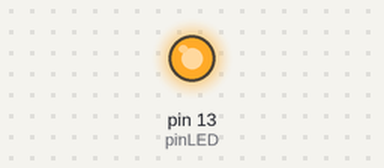
The sketch below on a simulated Arduino Uno, built with avr-gcc and run on an emulated ATmega328P. Shown: output pins drawn as LEDs (lit = HIGH). What the sketch prints to the serial monitor is not drawn.

Above: at 0.1 s.
Timing chart, 0 to 1.6 s (numbered marks = the images above):
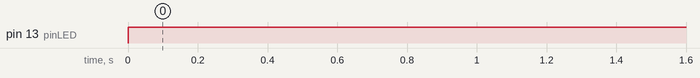

Measured:
- by itself, pin 13 (pinLED): LOW → HIGH at 0.00 s

The sketch:

led.ino.ino
```cpp
int pinLED = 13;

void setup() {
  Serial.begin(9600);
  pinMode(pinLED,OUTPUT);
  Serial.println("LED Menyala");
}

void loop() {
  digitalWrite(pinLED,HIGH);
  delay(1000);
}
```
